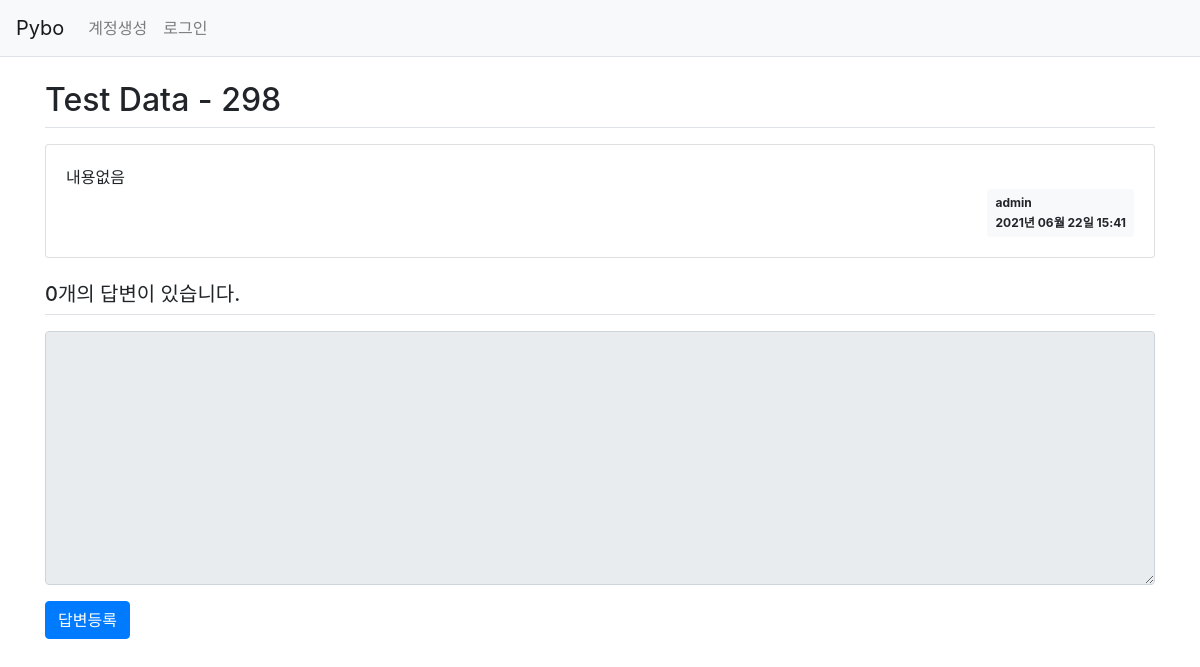
Before: /question/detail/302/ with the older database file.
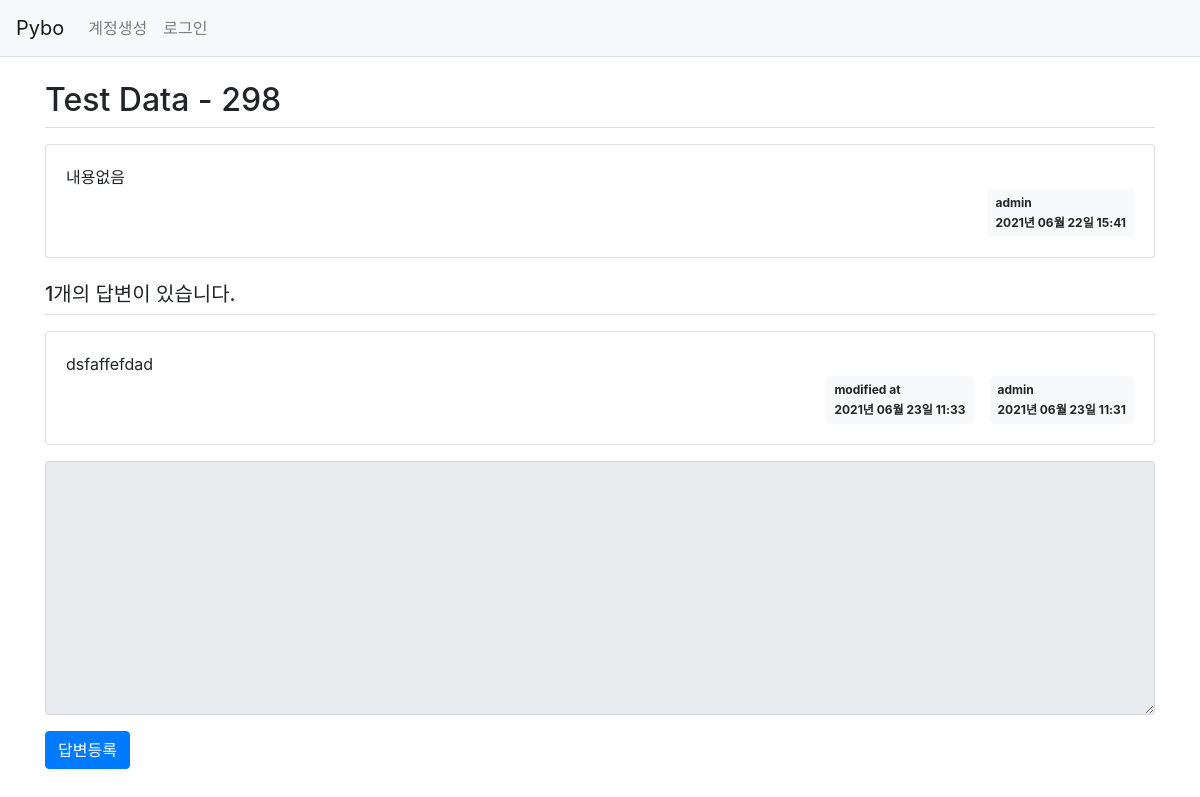
After: the same page with the newer database file.
### pybo/models.py (models this page shows)
class Question(db.Model):
    id = db.Column(db.Integer, primary_key=True)
    subject = db.Column(db.String(200), nullable=False)
    content = db.Column(db.Text(), nullable=False)
    create_date = db.Column(db.DateTime(), nullable=False)
    modify_date = db.Column(db.DateTime(), nullable=True)
    user_id = db.Column(db.Integer, db.ForeignKey('user.id', ondelete='CASCADE'), nullable=False)
    user = db.relationship('User', backref=db.backref('question_set'))

class User(db.Model):
    id = db.Column(db.Integer, primary_key=True)
    username = db.Column(db.String(150), unique=True, nullable=False)
    password = db.Column(db.String(200), nullable=False)
    email = db.Column(db.String(120), unique=True, nullable=False)

class Answer(db.Model):
    id = db.Column(db.Integer, primary_key=True)
    question_id = db.Column(db.Integer, db.ForeignKey('question.id', ondelete='CASCADE'))
    question = db.relationship('Question', backref=db.backref('answer_set'))
    content = db.Column(db.Text(), nullable=False)
    create_date = db.Column(db.DateTime(), nullable=False)
    modify_date = db.Column(db.DateTime(), nullable=True)
    user_id = db.Column(db.Integer, db.ForeignKey('user.id', ondelete='CASCADE'), nullable=False)
    user = db.relationship('User', backref=db.backref('answer_set'))

### pybo/views/question_views.py (the view)
@bp.route('/detail/<int:question_id>/')
def detail(question_id):
    form = AnswerForm()
    question = Question.query.get_or_404(question_id)
    return render_template('question/question_detail.html', question=question, form=form)

### pybo/forms.py
class AnswerForm(FlaskForm):
    content = TextAreaField('내용', validators=[DataRequired('내용을 입력하세요.')])

### pybo/filter.py (called while the page is built)
def format_datetime(value, fmt='%Y년 %m월 %d일 %H:%M'):
    return value.strftime(fmt)

### pybo/views/auth_views.py (called while the page is built)
@bp.before_app_request
def load_logged_in_user():
    user_id = session.get('user_id')
    if user_id is None:
        g.user = None
    else:
        g.user = User.query.get(user_id)

### pybo/templates/question/question_detail.html (shortened to what this page needs)
{% extends 'base.html' %}
{% block content %}
<div class="container my-3">
    <h2 class="border-bottom py-2">{{ question.subject }}</h2>
    <div class="card my-3">
        <div class="card-body">
            <div class="card-text" style="white-space: pre-line;">{{ question.content }}</div>
            <div class="d-flex justify-content-end">
                <div class="badge badge-light p-2 text-left">
                    <div class="mb-2">{{ question.user.username }}</div>
                    <div>{{ question.create_date|datetime }}</div>
                </div>
            </div>
        </div>
    </div>
    <h5 class="border-bottom my-3 py-2">{{ question.answer_set|length }}개의 답변이 있습니다.</h5>
    {% for answer in question.answer_set %}
    <div class="card my-3">
        <div class="card-body">
            <div class="card-text" style="white-space: pre-line;">{{ answer.content }}</div>
            <div class="d-flex justify-content-end">
                {% if answer.modify_date %}
                <div class="badge badge-light p-2 text-left mx-3">
                    <div class="mb-2">modified at</div>
                    <div>{{ answer.modify_date|datetime }}</div>
                </div>
                {% endif %}
                <div class="badge badge-light p-2 text-left">
                    <div class="mb-2">{{ answer.user.username }}</div>
                    <div>{{ answer.create_date|datetime }}</div>
                </div>
            </div>
        </div>
    </div>
    {% endfor %}
    <form action="{{ url_for('answer.create', question_id=question.id) }}" method="post" class="my-3">
        <div class="form-group">
            <textarea {% if not g.user %}disabled{% endif %}
                      name="content" id="content" class="form-control" rows="10"></textarea>
        </div>
        <input type="submit" value="답변등록" class="btn btn-primary">
    </form>
</div>
{% endblock %}

### pybo/templates/base.html (shortened to what this page needs)
<!DOCTYPE html>
<html lang="ko">
<head>
    <link rel="stylesheet" href="{{ url_for('static', filename='bootstrap.css') }}">
</head>
<body>
    {% include "navbar.html" %}
    {% block content %}
    {% endblock %}
</body>
</html>

### pybo/templates/navbar.html (shortened to what this page needs)
<nav class="navbar navbar-expand-lg navbar-light bg-light border-bottom">
    <a class="navbar-brand" href="{{ url_for('main.index') }}">Pybo</a>
    <div class="collapse navbar-collapse flex-grow-0" id="navbarNav">
        {% if g.user %}
        <ul class="navbar-nav">
            <li class="navbar-item">
                <a class="nav-link" href="{{ url_for('auth.logout') }}">{{ g.user.username }} (로그아웃)</a>
            </li>
        </ul>
        {% else %}
        <ul class="navbar-nav">
            <li class="nav-item">
                <a class="nav-link" href="{{ url_for('auth.signup') }}">계정생성</a>
            </li>
            <li class="nav-item">
                <a class="nav-link" href="{{ url_for('auth.login') }}">로그인</a>
            </li>
        </ul>
        {% endif %}
    </div>
</nav>

Changed rows visible on the page:
added Answer: content "dsfaffefdad", modify_date "2021년 06월 23일 11:33", user.username "admin", create_date "2021년 06월 23일 11:31"
Other visible differences:
{{ question.answer_set|length }}: "0" → "1"
